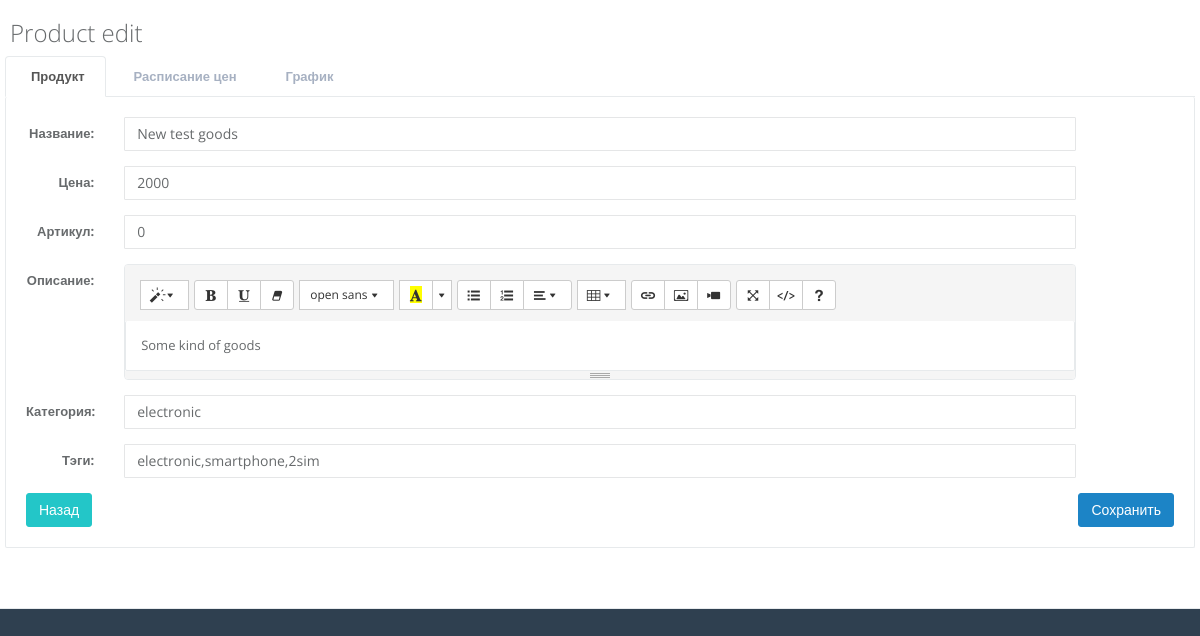
The page /edit.php?id=3 on the database as committed earlier.
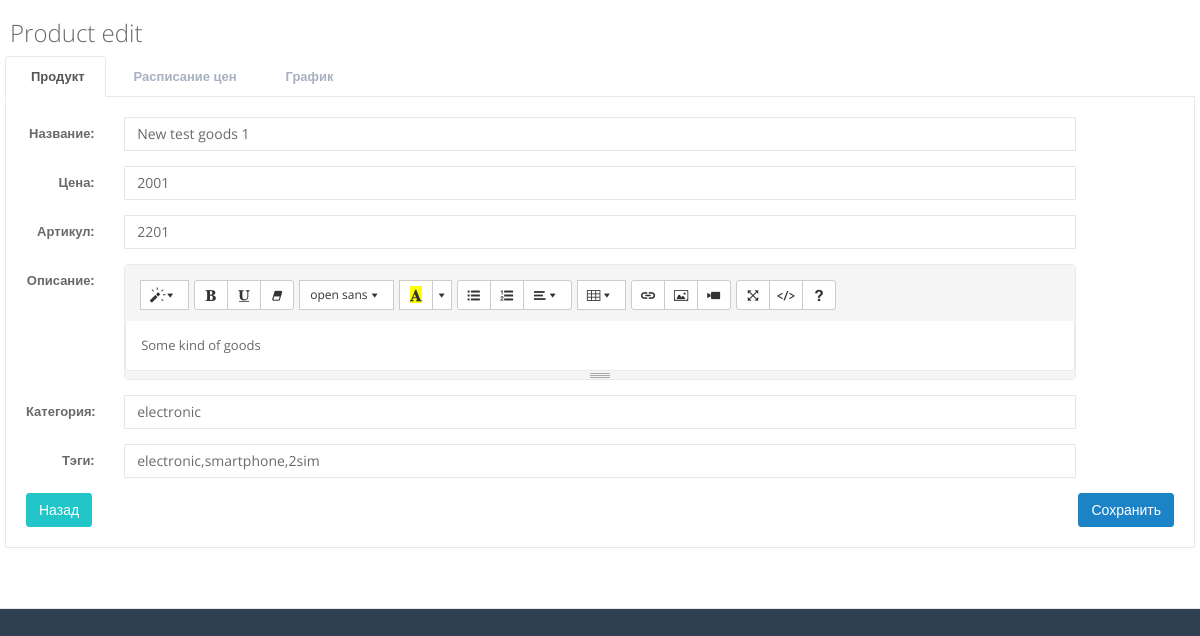
The same page on the database as committed later.
### tables this page shows
CREATE TABLE IF NOT EXISTS `goods` (
  `id` int(11) NOT NULL AUTO_INCREMENT,
  `art` int(11) DEFAULT NULL,
  `title` char(200) DEFAULT NULL,
  `description` varchar(5000) DEFAULT NULL,
  `category` char(50) DEFAULT NULL,
  `tags` char(200) DEFAULT NULL,
  `mainPrice` int(11) DEFAULT NULL,
  PRIMARY KEY (`id`)
);

### goods.php (called while the page is built, shortened)
<?php
include "db.class.php";
class Goods extends DB
{
	protected $model;
	public function __construct()
    {
        $this->model = new DB;
    }
    public function getById($id)
    {
        $sql = "SELECT * FROM goods WHERE id={$id}";
        return $this->model->query($sql);
    }
}

### db.class.php (called while the page is built, shortened)
<?php
class DB
{
    protected $connection;
    public function __construct()
    {
        $this->connection = new mysqli("localhost","root","","test");
    }
    public function query($sql)
    {
        $result = $this->connection->query($sql);
        $data = array();
        while ($row = mysqli_fetch_assoc($result) )
        {
            $data[] = $row;
        }
        return $data;
    }
}

### edit.php (the view, shortened to what this page needs)
<?
include "goods.php";
$g = new Goods;
$data = $g->getById($_GET["id"]);
$data['product'] = $data['0'];
?>
<!DOCTYPE html>
<html>
<head>
    <link href="css/bootstrap.min.css" rel="stylesheet">
    <link href="font-awesome/css/font-awesome.css" rel="stylesheet">
    <link href="css/plugins/summernote/summernote.css" rel="stylesheet">
    <link href="css/plugins/summernote/summernote-bs3.css" rel="stylesheet">
    <link href="css/plugins/datapicker/datepicker3.css" rel="stylesheet">
    <link href="css/animate.css" rel="stylesheet">
    <link href="css/style.css" rel="stylesheet">
</head>
<body>
<div id="wrapper">
      <div class="row wrapper border-bottom white-bg page-heading">
            <div class="col-lg-10">
                <h2>Product edit</h2>
          </div>
  	<div class="wrapper wrapper-content animated fadeInRight ecommerce">
            <div class="row">
                <div class="col-lg-12">
                    <div class="tabs-container">
                            <ul class="nav nav-tabs">
                                <li class="active"><a data-toggle="tab" href="#tab-1"> Продукт</a></li>
                                <li class=""><a data-toggle="tab" href="#tab-3"> Расписание цен</a></li>
                                <li class=""><a data-toggle="tab" href="#tab-4"> График</a></li>
                            </ul>
                        <form method="POST" id="formEdit" action="actionProduct.php" enctype=multipart/form-data>
                            <div class="tab-content">
                                <div id="tab-1" class="tab-pane active">
                                    <div class="panel-body">
                                        <fieldset class="form-horizontal">
                                            <div class="form-group"><label class="col-sm-1 control-label">Название:</label>
                                                <div class="col-sm-10"><input type="text" class="form-control" placeholder="Название продукта" name="title" value="<?=$data['product']["title"];?>"></div>
                                            </div>
                                            <div class="form-group"><label class="col-sm-1 control-label">Цена:</label>
                                                <div class="col-sm-10"><input type="text" class="form-control" placeholder="1600.00р" name="mainPrice" value="<?=$data['product']["mainPrice"];?>"></div>
                                            </div>
                                            <div class="form-group"><label class="col-sm-1 control-label">Артикул:</label>
                                                <div class="col-sm-10"><input type="text" class="form-control" placeholder="№ 00000" name="art" value="<?=$data['product']["art"];?>"></div>
                                            </div>
                                            <div class="form-group"><label class="col-sm-1 control-label">Описание:</label>
                                                <div class="col-sm-10">
                                                </div>
                                            </div>
                                            <div class="form-group"><label class="col-sm-1 control-label">Категория:</label>
                                                <div class="col-sm-10"><input type="text" class="form-control" placeholder="..." name="category" value="<?=$data['product']["category"];?>"></div>
                                            </div>
                                            <div class="form-group"><label class="col-sm-1 control-label">Тэги:</label>
                                                <div class="col-sm-10"><input type="text" class="form-control" placeholder="Quantity" name="tags" value="<?=$data['product']["tags"];?>"></div>
                                            </div>
                                            <div>
                                                <a href="index.php" class="btn btn-info" >Назад</a>
                                                <button class="btn btn-success pull-right" type="submit">Сохранить</button>
                                            </div>
                                        </fieldset>
                        </form>
                                    </div>
                                </div>
                            </div>
                    </div>
                </div>
            </div>
</body>
</html>

Rows that differ between the two databases and show on the page:
changed goods "electronic": title "New test goods" → "New test goods 1"; mainPrice "2000" → "2001"; art "0" → "2201"
